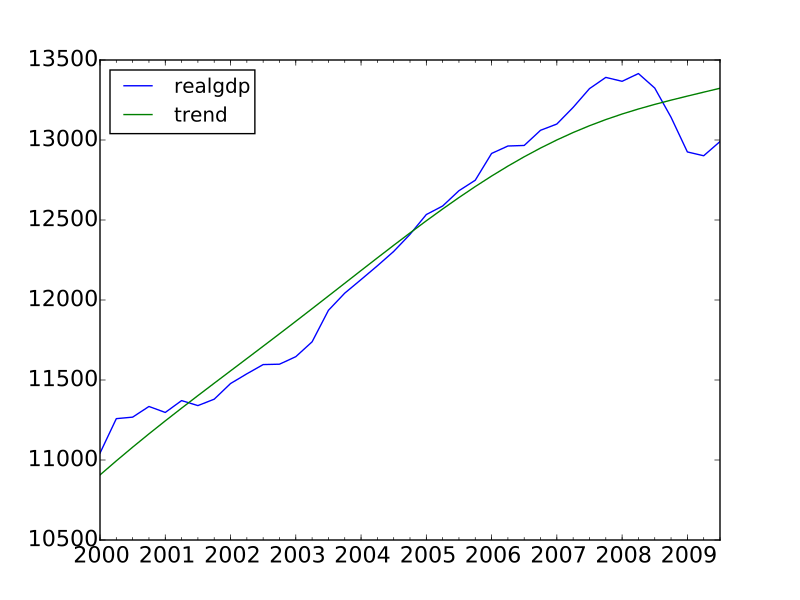

Reproduce this figure in Python.
import statsmodels.api as sm
import pandas as pd
from load_macrodata import dta

cycle, trend = sm.tsa.filters.hpfilter(dta.realgdp, 1600)
dta["cycle"] = cycle
dta["trend"] = trend

import matplotlib.pyplot as plt
fig, ax = plt.subplots()
dta.ix["2000-03-01":, ["realgdp", "trend"]].plot(ax=ax, fontsize=16)
